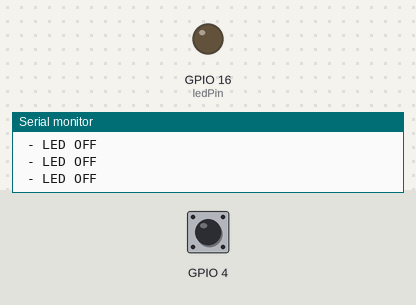
The sketch below on a simulated ESP32. Parts: output pins drawn as LEDs (lit = HIGH), the last lines printed to the serial monitor. Dashed ring = blinking. The test bench sets the inputs (shaded band); at power-on: GPIO 4 HIGH.

Above: at 2.2 s.
2.3 s: GPIO 4 pulled LOW for 1 s
At 3.25 s:
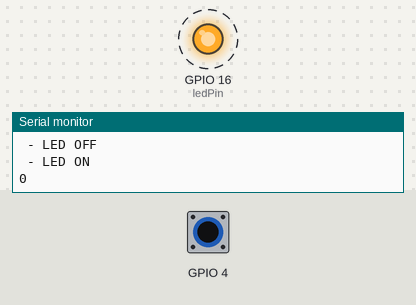
4.8 s: GPIO 4 pulled LOW for 3.2 s
At 5.65 s:
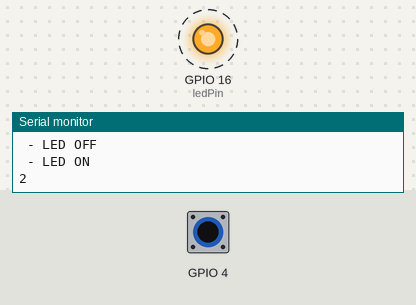
Timing chart, 0 to 9.3 s (numbered marks = the images above; inputs shaded):
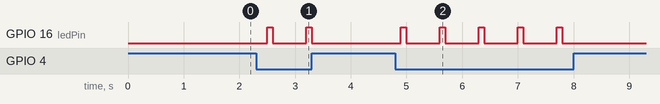

Measured:
- after the input at 2.3 s, GPIO 16 (ledPin): alternates HIGH for 0.10 s and LOW for 0.60 s, 4 changes in all, then stays LOW, starting after 0.20 s
- after the input at 4.8 s, GPIO 16 (ledPin): alternates HIGH for 0.10 s and LOW for 0.60 s, 10 changes in all, then stays LOW, starting after 0.10 s

The sketch:

A._Capacitive_Touch_Tugas3.ino
```cpp
const int ledPin = 16;
int touchValue;
int angka = 0;

void setup(){
  Serial.begin(115200);
  delay(1000);
  pinMode (ledPin, OUTPUT);
}

void loop(){
  touchValue = touchRead(4);
//  Serial.print(touchValue);

  if(touchValue < 20){
    digitalWrite(ledPin, HIGH);
    delay(100);
    digitalWrite(ledPin, LOW);
    delay(100);
    Serial.println(" - LED ON");
    Serial.println(angka);
    angka++;

  }
  else{
    digitalWrite(ledPin, LOW);
    Serial.println(" - LED OFF");
  }
  delay(500);
}
```
